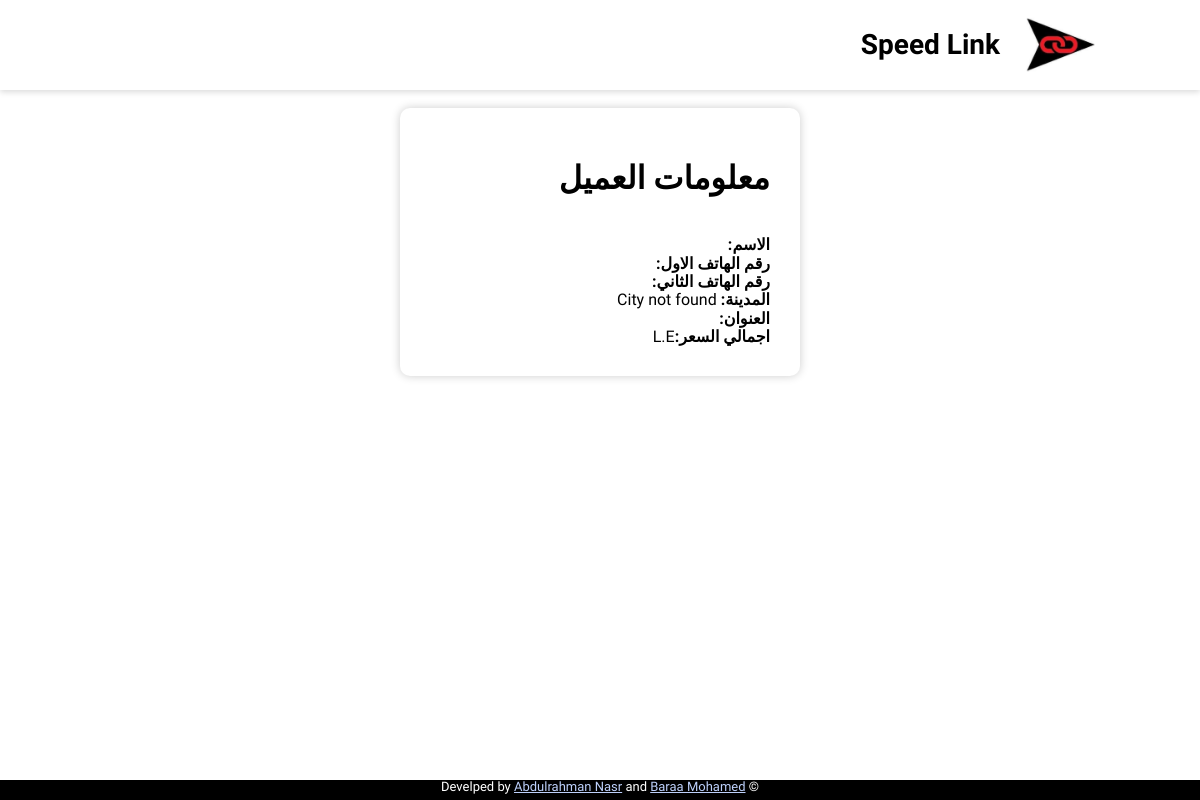
Page /track/SPL944970549876964 on the earlier database version.
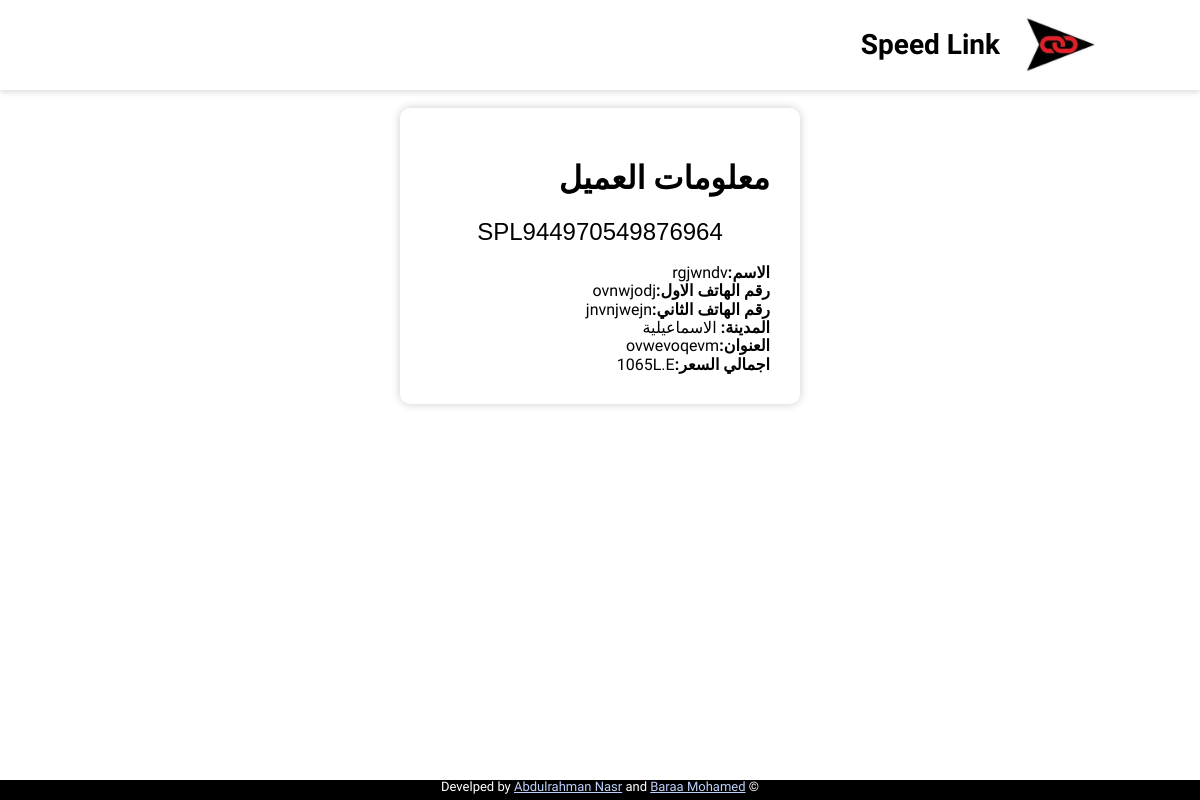
Same page on the later database version.
### app.py (models this page shows)
class Shipment(db.Model):
    id = db.Column(db.Integer, primary_key=True)
    barcode = db.Column(db.String(18))
    shipper_username = db.Column(db.Integer)
    status = db.Column(db.String(50))
    delivery_id = db.Column(db.Integer)
    shipper_name = db.Column(db.String(100))
    shipper_phone_1 = db.Column(db.String(11))
    shipper_phone_2 = db.Column(db.String(11))
    shipper_address = db.Column(db.String(200))
    shipper_city = db.Column(db.String(100))
    shipper_wallet_code = db.Column(db.String(15))
    shipper_note = db.Column(db.Text)
    recipient_name = db.Column(db.String(100))
    recipient_phone_1 = db.Column(db.String(15))
    recipient_phone_2 = db.Column(db.String(15))
    recipient_address = db.Column(db.String(200))
    recipient_city = db.Column(db.String(100))
    recipient_note = db.Column(db.Text)
    pprice = db.Column(db.Integer)
    dprice = db.Column(db.Integer)
    tprice = db.Column(db.Integer)
    shipment_status = db.Column(db.String(100))
    date = db.Column(db.String(23))
    delivery_date = db.Column(db.String(23) )
    aws_code = db.Column(db.String(25))
    how = db.Column(db.String(25))
    isprint = db.Column(db.Integer)
    issend = db.Column(db.Integer)
    Collector = db.Column(db.Integer)

### app.py (the view)
@app.route('/track/<barcode>')
def track(barcode):
    info = Shipment.query.filter_by(barcode=barcode).first()
    Detail = ShippingDetail.query.filter_by(barcode=barcode).all()
    Detail = Detail[::-1]
    return render_template('product.html',info=info,D=Detail)

### templates/product.html (shortened to what this page needs)
<!DOCTYPE html>
<html lang="en">
<head>
    <link href="https://fonts.cdnfonts.com/css/barcode-font" rel="stylesheet">
    <link href="https://fonts.cdnfonts.com/css/barcode-font" rel="stylesheet">
    <link rel="stylesheet" href="{{ url_for('static',filename='css/style.css') }}" />
    <link rel="stylesheet" href="{{ url_for('static',filename='css/product.css') }}" />
    <link href="https://fonts.cdnfonts.com/css/barcode-font" rel="stylesheet">
    <link rel="stylesheet" href="https://cdnjs.cloudflare.com/ajax/libs/normalize/8.0.1/normalize.min.css"
    />
</head>
<body dir="rtl">
    <div class="container">
        <header class="header">
            <div class="logo">
                <img src="{{ url_for('static',filename='images/logo.jpg')}}" alt="Speed Link Logo" />
                <h1 class="name">Speed Link</h1>
            </div>
        </header>
        <br>
        <center>
            <div class="section">
                <h1>معلومات العميل</h1>
                <div class="barcode">
                    <p>{{ info.barcode }}</p>
                </div>
                <br>
                <p><strong>الاسم:</strong>{{ info.recipient_name }}</p>
                <p><strong>رقم الهاتف الاول:</strong>{{ info.recipient_phone_1 }}</p>
                <p><strong>رقم الهاتف الثاني:</strong>{{ info.recipient_phone_2 }}</p>
                <p><strong>المدينة:</strong>
                    {% if info.recipient_city == '1' %}
                    القاهرة
                {% elif info.recipient_city == '2' %}
                    البحيرة
                {% elif info.recipient_city == '3' %}
                    الاسكندرية
                {% elif info.recipient_city == '4' %}
                    الدلتا
                {% elif info.recipient_city == '5' %}
                    الاسماعيلية
                {% elif info.recipient_city == '6' %}
                    بورسعيد
                {% elif info.recipient_city == '7' %}
                    السويس
                {% elif info.recipient_city == '8' %}
                    الشرقية
                {% elif info.recipient_city == '9' %}
                    بنى سويف
                {% elif info.recipient_city == '10' %}
                    المنيا
                {% elif info.recipient_city == '11' %}
                    اسيوط
                {% elif info.recipient_city == '12' %}
                    سوهاج
                {% elif info.recipient_city == '13' %}
                    الساحل الشمالي
                {% elif info.recipient_city == '14' %}
                    مطروح
                {% elif info.recipient_city == '15' %}
                    قنا
                {% elif info.recipient_city == '16' %}
                    الاقصر
                {% elif info.recipient_city == '17' %}
                    اسوان
                {% elif info.recipient_city == '18' %}
                    شرم الشيخ
                {% elif info.recipient_city == '19' %}
                    الغردقة
                {% elif info.recipient_city == '20' %}
                    مدن البحر الاحمر
                {% elif info.recipient_city == '21' %}
                    الفيوم
                {% elif info.recipient_city == '22' %}
                    خارج التغطية
                {% elif info.recipient_city == '23' %}
                    موقوف
                {% elif info.recipient_city == '24' %}
                    ش
                {% elif info.recipient_city == '25' %}
                    منصورة
                {% elif info.recipient_city == '26' %}
                    قليوب
                {% else %}
                    City not found
                {% endif %}</p>
                <p><strong>العنوان:</strong>{{ info.recipient_address }}</p>
                <p><strong>اجمالي السعر:</strong>{{ info.tprice }}L.E</p>
            </div>
        </center>
        <center>
            <footer class="footer">
                <p>
                    &copy; Develped by
                    <a href="#">Abdulrahman Nasr</a> and
                    <a href="#">Baraa Mohamed</a>
                </p>
            </footer>
        </center>
    </div>
</body>
</html>

Differences in the rows shown:
added Shipment: barcode "SPL944970549876964", recipient_name "rgjwndv", recipient_phone_1 "ovnwjodj", recipient_phone_2 "jnvnjwejn", recipient_address "ovwevoqevm", tprice "1065"
Other differences:
text no longer shown: "City not found"
text now shown: "الاسماعيلية"
